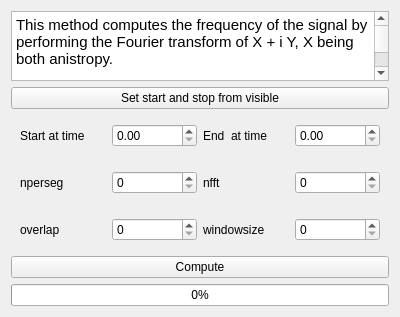
<?xml version="1.0" encoding="UTF-8"?>
<ui version="4.0">
 <class>Form</class>
 <widget class="QWidget" name="Form">
  <property name="geometry">
   <rect>
    <x>0</x>
    <y>0</y>
    <width>400</width>
    <height>300</height>
   </rect>
  </property>
  <property name="windowTitle">
   <string>Form</string>
  </property>
  <layout class="QVBoxLayout" name="verticalLayout">
   <item>
    <widget class="QTextEdit" name="textEdit">
     <property name="html">
      <string>&lt;!DOCTYPE HTML PUBLIC &quot;-//W3C//DTD HTML 4.0//EN&quot; &quot;http://www.w3.org/TR/REC-html40/strict.dtd&quot;&gt;
&lt;html&gt;&lt;head&gt;&lt;meta name=&quot;qrichtext&quot; content=&quot;1&quot; /&gt;&lt;meta charset=&quot;utf-8&quot; /&gt;&lt;style type=&quot;text/css&quot;&gt;
p, li { white-space: pre-wrap; }
&lt;/style&gt;&lt;/head&gt;&lt;body style=&quot; font-family:'Ubuntu'; font-size:11pt; font-weight:400; font-style:normal;&quot;&gt;
&lt;p style=&quot; margin-top:0px; margin-bottom:0px; margin-left:0px; margin-right:0px; -qt-block-indent:0; text-indent:0px;&quot;&gt;This method computes the frequency of the signal by performing the Fourier transform of X + i Y, X being both anistropy. &lt;/p&gt;
&lt;p style=&quot;-qt-paragraph-type:empty; margin-top:0px; margin-bottom:0px; margin-left:0px; margin-right:0px; -qt-block-indent:0; text-indent:0px;&quot;&gt;&lt;br /&gt;&lt;/p&gt;
&lt;p style=&quot; margin-top:0px; margin-bottom:0px; margin-left:0px; margin-right:0px; -qt-block-indent:0; text-indent:0px;&quot;&gt;windowsize : size of the windows for which a max freq is computed&lt;/p&gt;
&lt;p style=&quot;-qt-paragraph-type:empty; margin-top:0px; margin-bottom:0px; margin-left:0px; margin-right:0px; -qt-block-indent:0; text-indent:0px;&quot;&gt;&lt;br /&gt;&lt;/p&gt;
&lt;p style=&quot; margin-top:0px; margin-bottom:0px; margin-left:0px; margin-right:0px; -qt-block-indent:0; text-indent:0px;&quot;&gt;nperseg : size of the window of the overlapping (shall be smaller thah windowsize)&lt;/p&gt;
&lt;p style=&quot;-qt-paragraph-type:empty; margin-top:0px; margin-bottom:0px; margin-left:0px; margin-right:0px; -qt-block-indent:0; text-indent:0px;&quot;&gt;&lt;br /&gt;&lt;/p&gt;
&lt;p style=&quot; margin-top:0px; margin-bottom:0px; margin-left:0px; margin-right:0px; -qt-block-indent:0; text-indent:0px;&quot;&gt;overlap : size of overlapping region for performing averaged fft &lt;/p&gt;
&lt;p style=&quot;-qt-paragraph-type:empty; margin-top:0px; margin-bottom:0px; margin-left:0px; margin-right:0px; -qt-block-indent:0; text-indent:0px;&quot;&gt;&lt;br /&gt;&lt;/p&gt;
&lt;p style=&quot; margin-top:0px; margin-bottom:0px; margin-left:0px; margin-right:0px; -qt-block-indent:0; text-indent:0px;&quot;&gt;nfft: if larger than nperseg the signal will be zero-padded until reacing nfft&lt;/p&gt;
&lt;p style=&quot;-qt-paragraph-type:empty; margin-top:0px; margin-bottom:0px; margin-left:0px; margin-right:0px; -qt-block-indent:0; text-indent:0px;&quot;&gt;&lt;br /&gt;&lt;/p&gt;
&lt;p style=&quot;-qt-paragraph-type:empty; margin-top:0px; margin-bottom:0px; margin-left:0px; margin-right:0px; -qt-block-indent:0; text-indent:0px;&quot;&gt;&lt;br /&gt;&lt;/p&gt;
&lt;p style=&quot;-qt-paragraph-type:empty; margin-top:0px; margin-bottom:0px; margin-left:0px; margin-right:0px; -qt-block-indent:0; text-indent:0px;&quot;&gt;&lt;br /&gt;&lt;/p&gt;&lt;/body&gt;&lt;/html&gt;</string>
     </property>
    </widget>
   </item>
   <item>
    <widget class="QPushButton" name="startstopbutton">
     <property name="text">
      <string>Set start and stop from visible</string>
     </property>
    </widget>
   </item>
   <item>
    <widget class="QWidget" name="widget_2" native="true">
     <layout class="QHBoxLayout" name="horizontalLayout_2">
      <item>
       <widget class="QLabel" name="label_3">
        <property name="text">
         <string>Start at time</string>
        </property>
       </widget>
      </item>
      <item>
       <widget class="QDoubleSpinBox" name="startbox"/>
      </item>
      <item>
       <widget class="QLabel" name="label_4">
        <property name="text">
         <string>End  at time</string>
        </property>
       </widget>
      </item>
      <item>
       <widget class="QDoubleSpinBox" name="stopbox"/>
      </item>
     </layout>
    </widget>
   </item>
   <item>
    <widget class="QWidget" name="widget" native="true">
     <layout class="QHBoxLayout" name="horizontalLayout">
      <item>
       <widget class="QLabel" name="label">
        <property name="text">
         <string>nperseg</string>
        </property>
       </widget>
      </item>
      <item>
       <widget class="QSpinBox" name="npersegbox">
        <property name="maximum">
         <number>10000000</number>
        </property>
       </widget>
      </item>
      <item>
       <widget class="QLabel" name="label_2">
        <property name="text">
         <string>nfft</string>
        </property>
       </widget>
      </item>
      <item>
       <widget class="QSpinBox" name="nfftbox">
        <property name="maximum">
         <number>10000000</number>
        </property>
       </widget>
      </item>
     </layout>
    </widget>
   </item>
   <item>
    <widget class="QWidget" name="widget_3" native="true">
     <layout class="QHBoxLayout" name="horizontalLayout_3">
      <item>
       <widget class="QLabel" name="label_5">
        <property name="text">
         <string>overlap</string>
        </property>
       </widget>
      </item>
      <item>
       <widget class="QSpinBox" name="overlapbox">
        <property name="maximum">
         <number>10000000</number>
        </property>
       </widget>
      </item>
      <item>
       <widget class="QLabel" name="label_6">
        <property name="text">
         <string>windowsize</string>
        </property>
       </widget>
      </item>
      <item>
       <widget class="QSpinBox" name="windowsizebox">
        <property name="maximum">
         <number>10000000</number>
        </property>
       </widget>
      </item>
     </layout>
    </widget>
   </item>
   <item>
    <widget class="QPushButton" name="computebutton">
     <property name="text">
      <string>Compute</string>
     </property>
    </widget>
   </item>
   <item>
    <widget class="QProgressBar" name="progressBar">
     <property name="value">
      <number>0</number>
     </property>
    </widget>
   </item>
  </layout>
 </widget>
 <resources/>
 <connections/>
</ui>
